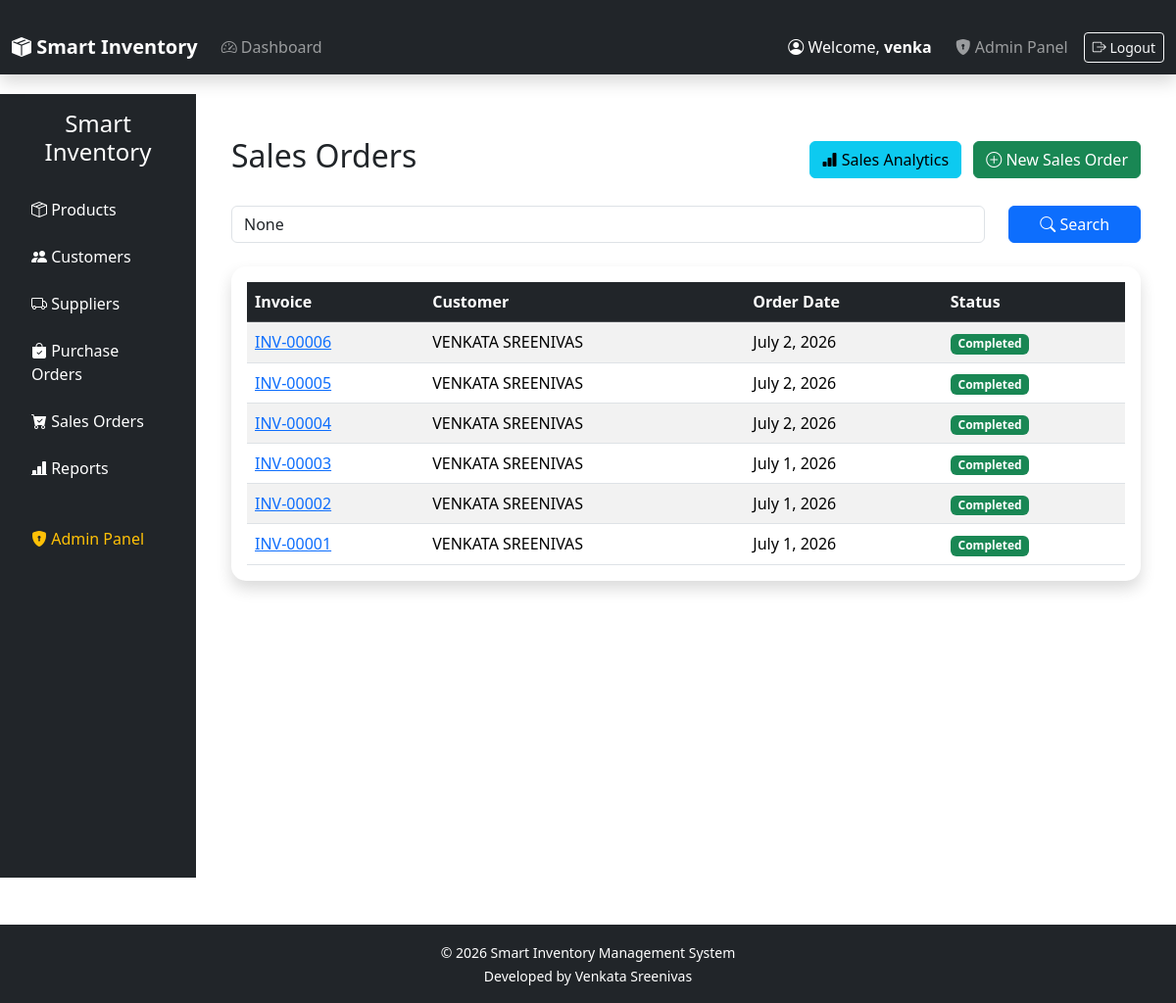
The app's page /sales/ (signed in) with its own data.
### orders/models.py (models this page shows, shortened)
class SalesOrder(models.Model):
    STATUS_CHOICES = [
        ("Pending", "Pending"),
        ("Completed", "Completed"),
        ("Cancelled", "Cancelled"),
    ]
    customer = models.ForeignKey(
        Customer,
        on_delete=models.CASCADE
    )
    invoice_number = models.CharField(
        max_length=20,
        unique=True
    )
    order_date = models.DateField(
        auto_now_add=True
    )
    status = models.CharField(
        max_length=20,
        choices=STATUS_CHOICES,
        default="Pending"
    )
    stock_updated = models.BooleanField(
        default=False
    )
    created_at = models.DateTimeField(
        auto_now_add=True
    )
    class Meta:
        ordering = ["-id"]

### customers/models.py (models this page shows)
class Customer(models.Model):
    first_name = models.CharField(
        max_length=100
    )
    last_name = models.CharField(
        max_length=100
    )
    email = models.EmailField(
        unique=True
    )
    phone = models.CharField(
        max_length=15,
        unique=True
    )
    city = models.CharField(
        max_length=100
    )
    address = models.TextField()
    created_at = models.DateTimeField(
        auto_now_add=True
    )
    updated_at = models.DateTimeField(
        auto_now=True
    )
    def __str__(self):
        return f"{self.first_name} {self.last_name}"

### orders/sales_views.py (the view)
def sales_order_list(request):
    orders = SalesOrder.objects.select_related(
        "customer"
    ).order_by("-id")
    search = request.GET.get("search")
    if search:
        orders = orders.filter(
            customer__name__icontains=search
        )
    paginator = Paginator(orders, 10)
    page_number = request.GET.get("page")
    page_obj = paginator.get_page(page_number)
    return render(
        request,
        "orders/sales_order_list.html",
        {
            "orders": page_obj,
            "page_obj": page_obj,
            "search": search,
        },
    )

### templates/orders/sales_order_list.html (shortened to what this page needs)
{% extends "base.html" %}
{% block content %}
<div class="container-fluid">
    <div class="d-flex justify-content-between align-items-center mb-4">
        <h2>Sales Orders</h2>
        <div>
            <a href="{% url 'sales_analytics' %}"
               class="btn btn-info me-2">
                <i class="bi bi-bar-chart-fill"></i>
                Sales Analytics
            </a>
            <a href="{% url 'add_sales_order' %}"
               class="btn btn-success">
                <i class="bi bi-plus-circle"></i>
                New Sales Order
            </a>
        </div>
    </div>
    <form method="GET" class="row mb-4">
        <div class="col-md-10">
            <input
                type="text"
                name="search"
                class="form-control"
                placeholder="Search Customer..."
                value="{{ search }}">
        </div>
        <div class="col-md-2">
            <button
                type="submit"
                class="btn btn-primary w-100">
                <i class="bi bi-search"></i>
                Search
            </button>
        </div>
    </form>
    <div class="card shadow">
        <div class="card-body">
            <div class="table-responsive">
                <table class="table table-striped table-hover align-middle">
                    <thead class="table-dark">
                        <tr>
                            <th>Invoice</th>
                            <th>Customer</th>
                            <th>Order Date</th>
                            <th>Status</th>
                        </tr>
                    </thead>
                    <tbody>
                        {% for order in orders %}
                        <tr>
                            <td>
                                <a href="{% url 'sales_order_detail' order.id %}">
                                    {{ order.invoice_number }}
                                </a>
                            </td>
                            <td>
                                {{ order.customer }}
                            </td>
                            <td>
                                {{ order.order_date }}
                            </td>
                            <td>
                                {% if order.status == "Completed" %}
                                    <span class="badge bg-success">
                                        Completed
                                    </span>
                                {% elif order.status == "Pending" %}
                                    <span class="badge bg-warning text-dark">
                                        Pending
                                    </span>
                                {% else %}
                                    <span class="badge bg-danger">
                                        Cancelled
                                    </span>
                                {% endif %}
                            </td>
                        </tr>
                        {% empty %}
                        <tr>
                            <td colspan="4" class="text-center">
                                No Sales Orders Found
                            </td>
                        </tr>
                        {% endfor %}
                    </tbody>
                </table>
            </div>
        </div>
    </div>
</div>
{% endblock %}

### templates/includes/navbar.html (shortened to what this page needs)
<nav class="navbar navbar-expand-lg navbar-dark bg-dark shadow">
    <div class="container-fluid">
        <a class="navbar-brand fw-bold"
           href="{% url 'home' %}">
            <i class="bi bi-box-seam-fill"></i>
            Smart Inventory
        </a>
        <div class="collapse navbar-collapse"
             id="navbarContent">
            <ul class="navbar-nav me-auto">
                <li class="nav-item">
                    <a class="nav-link"
                       href="{% url 'home' %}">
                        <i class="bi bi-speedometer2"></i>
                        Dashboard
                    </a>
                </li>
            </ul>
            <ul class="navbar-nav ms-auto align-items-center">
                {% if user.is_authenticated %}
                    <li class="nav-item me-3">
                        <span class="navbar-text text-white">
                            <i class="bi bi-person-circle"></i>
                            Welcome,
                            <strong>{{ user.username }}</strong>
                        </span>
                    </li>
                    {% if user.is_superuser %}
                    <li class="nav-item">
                        <a class="nav-link"
                           href="/admin/">
                            <i class="bi bi-shield-lock-fill"></i>
                            Admin Panel
                        </a>
                    </li>
                    {% endif %}
                    <li class="nav-item">
                        <a class="btn btn-outline-light btn-sm ms-2"
                           href="{% url 'logout' %}">
                            <i class="bi bi-box-arrow-right"></i>
                            Logout
                        </a>
                    </li>
                {% endif %}
            </ul>
        </div>
    </div>
</nav>

### static/css/dashboard.css (style rules this page uses)
.card { border:none; border-radius:15px; box-shadow:0px 4px 12px rgba(0,0,0,.12); }
.table { margin-bottom:0; }
.container-fluid { padding-top:20px; }

### records on screen
SalesOrder: invoice_number "INV-00006", customer "VENKATA SREENIVAS", order_date "July 2, 2026", status "Completed"
SalesOrder: invoice_number "INV-00005", customer "VENKATA SREENIVAS", order_date "July 2, 2026", status "Completed"
SalesOrder: invoice_number "INV-00004", customer "VENKATA SREENIVAS", order_date "July 2, 2026", status "Completed"
SalesOrder: invoice_number "INV-00003", customer "VENKATA SREENIVAS", order_date "July 1, 2026", status "Completed"
SalesOrder: invoice_number "INV-00002", customer "VENKATA SREENIVAS", order_date "July 1, 2026", status "Completed"
SalesOrder: invoice_number "INV-00001", customer "VENKATA SREENIVAS", order_date "July 1, 2026", status "Completed"

### other values on screen
{{ user.username }} "venka"
